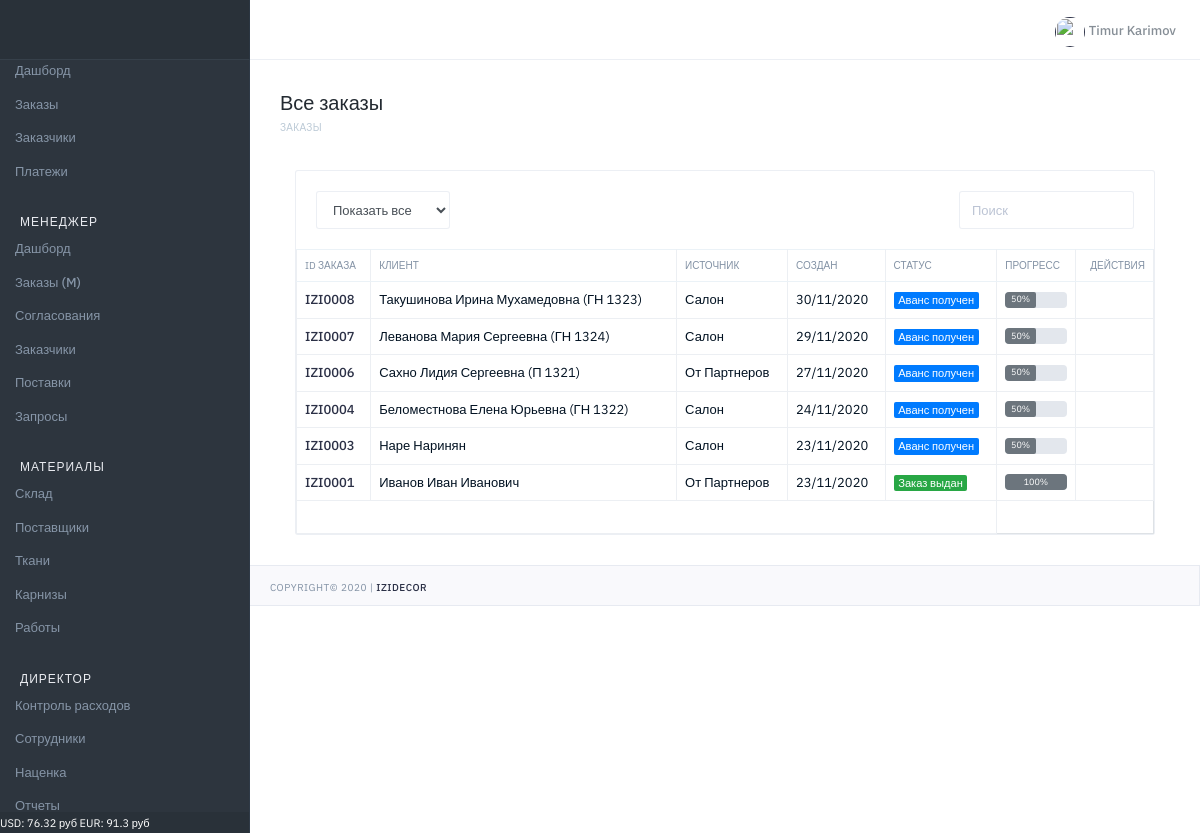
Screenshot of /manager/orders/ (signed in) with the database file from the repository.
### markup/models.py (models this page shows, shortened)
class MarkupCurrency(models.Model):
    name = models.CharField(verbose_name='Название', max_length=100)
    value = models.FloatField(verbose_name='Значение', default=0)

### orders/models.py (models this page shows, shortened)
class Order(models.Model):
    STATUS_V = (
        (0, 'Запланирован'),
        (1, 'КП подготовлено'),
        (2, 'КП утверждено'),
        (3, 'Договор подготовлен'),
        (4, 'Договор подписан'),
        (5, 'Аванс получен'),
        (6, 'Материалы заказаны'),
        (7, 'Материалы оплачены'),
        (8, 'Материалы отгружены'),
        (9, 'Работы заказаны'),
        (10, 'Заказ выдан'),
        (11, 'Архив'),
    )
    STATUS_CSS = (
        (0, 'secondary'),
        (1, 'secondary'),
        (2, 'secondary'),
        (3, 'info'),
        (4, 'info'),
        (5, 'primary'),
        (6, 'primary'),
        (7, 'primary'),
        (8, 'primary'),
        (9, 'primary'),
        (10, 'success'),
        (11, 'warning'),
    )
    STATUS_P = (
        (0, 0),
        (1, 10),
        (2, 20),
        (3, 30),
        (4, 40),
        (5, 50),
        (6, 60),
        (7, 70),
        (8, 80),
        (9, 90),
        (10, 100),
        (11, 0)
    )
    STATUS_V_T = (
        (0, 'Не заказаны'),
        (1, 'Заказаны'),
        (2, 'Оплачены'),
        (3, 'Отгружены'),
    )
    STATUS_V_D = (
        (0, 'Нет скидки'),
        (1, 'Не согласована'),
        (2, 'Согласована'),
        (3, 'Отказано'),
    )
    STATUS_V_D2 = (
        (0, 'Нет скидки'),
        (1, 'Ожидание согласования'),
        (2, 'Согласована'),
        (3, 'Отказано'),
        (4, 'Частичное согласование'),
    )
    number = models.CharField(verbose_name='Номер', max_length=100, blank=True, null=True, default=GetCountOrder)
    status = models.IntegerField(verbose_name='Статус', choices=STATUS_V, default=0)
    status_css = models.IntegerField(verbose_name='Статус', choices=STATUS_CSS, default=0)
    progress = models.IntegerField(verbose_name='Прогресс', choices=STATUS_P, default=0)
    textile_state = models.IntegerField(verbose_name='Состояние по текстилю', choices=STATUS_V_T, default=0)
    cornice_state = models.IntegerField(verbose_name='Состояние по карнизам', choices=STATUS_V_T, default=0)
    work_state = models.IntegerField(verbose_name='Состояние по работам', choices=STATUS_V_T, default=0)
    discount_status = models.IntegerField(verbose_name='Общий статус скидки', choices=STATUS_V_D2, default=0)
    discount_t = models.FloatField(verbose_name='Скидка к текстилю', max_length=100, blank=True, null=True, default=1)
    discount_t_s = models.IntegerField(verbose_name='Статус скидки', choices=STATUS_V_D, default=0)
    discount_c = models.FloatField(verbose_name='Скидка к карнизам', max_length=100, blank=True, null=True, default=1)
    discount_c_s = models.IntegerField(verbose_name='Статус скидки', choices=STATUS_V_D, default=0)
    discount_w = models.FloatField(verbose_name='Скидка к работам', max_length=100, blank=True, null=True, default=1)
    discount_w_s = models.IntegerField(verbose_name='Статус скидки', choices=STATUS_V_D, default=0)
    discount_view = models.IntegerField(verbose_name='Просмотр скидки', default=0)
    date_created = models.DateTimeField(verbose_name='Дата создания', auto_now_add=True, null=True)
    date_finished = models.DateField(verbose_name='Дата исполнения', blank=True, null=True)
    user = models.ForeignKey(User, on_delete=models.CASCADE, verbose_name='Пользователь', blank=True, null=True)
    user_view = models.IntegerField(verbose_name='Просмотр', default=0)

class Customer(models.Model):
    SOURCE_T = (
        (0, 'От Партнеров'),
        (1, 'Социальные сети'),
        (2, 'Маркетплейс'),
        (3, 'Телефон'),
        (4, 'Салон'),
    )
    order = models.ManyToManyField(Order, verbose_name='Заказ')
    name = models.CharField(verbose_name='ФИО', max_length=100)
    phone = models.CharField(verbose_name='Телефон', max_length=100, blank=True)
    email = models.CharField(verbose_name='email', max_length=100, blank=True)
    address = models.CharField(verbose_name='Адрес', max_length=300, blank=True)
    pass_series = models.CharField(verbose_name='Серия', max_length=10, blank=True)
    pass_number = models.CharField(verbose_name='Номер', max_length=10, blank=True)
    pass_date = models.CharField(verbose_name='Дата выдачи', max_length=10, blank=True)
    pass_issued = models.CharField(verbose_name='Выдан', max_length=300, blank=True)
    source_t = models.IntegerField(verbose_name='Источник', choices=SOURCE_T, default=0)
    user = models.ForeignKey(User, on_delete=models.CASCADE, verbose_name='Пользователь', blank=True, null=True)
    date_created = models.DateTimeField(verbose_name='Дата создания', auto_now_add=True, null=True)

### manager/views.py (the view)
# urls.py: path('orders/', M_OrderView, name="orders"),
@login_required(login_url='login')
def M_OrderView(request):
    qs = Order.objects.filter(status__gte=5, status__lte=10).order_by('-date_created')
    customer = Customer.objects.all()
    context = {
        'orders': qs,
        'customer': customer
    }
    return render(request, 'manager/orders_.html', context)

### main/template_tags/custom_tags.py (called while the page is built, shortened)
@register.filter(name='has_group')
def has_group(user, group_name):
    return user.groups.filter(name=group_name).exists()

@register.simple_tag()
def get_new_orders():
    result = Order.objects.filter(status__gte=5, user_view=0).count()
    return result

@register.simple_tag()
def get_discount():
    result = Order.objects.filter(status__lte=3, discount_status=1, discount_view=0).count()
    return result

@register.simple_tag()
def get_currency():
    usd = MarkupCurrency.objects.get(name='USD')
    eur = MarkupCurrency.objects.get(name='EUR')
    f = f'USD: {round(usd.value,2)} руб  EUR: {round(eur.value,2)} руб'
    return f

@register.simple_tag()
def get_finish_orders():
    result = Order.objects.filter(status=9).count()
    all_orders = Order.objects.filter(status=8)
    count_n = 0
    return result+count_n

### manager/templates/manager/orders_.html (shortened to what this page needs)
{% extends "main/base.html" %}
{% block title_h1 %}Все заказы{% endblock %}
{% block breadcrumb %}Заказы{% endblock %}
{% block body_content %}
                     <div class="col-md-12 col-lg-12">
                        <div class="card mg-b-30">
                           <div class="card-body pd-0">
                              <div class="row">
                                 <div class="mg-20 form-inline wd-100p">
                                    <div class="col-sm-6">
                                       <div class="form-group">
                                          <select id="foo-filter-status" class="form-control">
                                             <option value="">Показать все</option>
                                          </select>
                                       </div>
                                    </div>
                                    <div class="col-sm-6">
                                       <div class="form-group ft-right">
                                          <input id="foo-search" type="text" placeholder="Поиск" class="form-control" autocomplete="off">
                                       </div>
                                    </div>
                                 </div>
                              </div>
                              <table id="foo-filtering" class="table table-bordered table-hover toggle-circle" data-page-size="50">
                                  <thead class="tx-10 tx-uppercase">
                                     <tr>
                                        <th>ID заказа</th>
                                        <th>Клиент</th>
                                        <th>Источник</th>
                                        <th>Создан</th>
                                        <th>Статус</th>
                                         <th>Прогресс</th>
                                        <th class="tx-right">Действия</th>
                                     </tr>
                                  </thead>
                                 <tbody>
                                    {% for q in orders %}
                                        <tr class="odd gradeX">
                                            <td><a href="{% url 'manager:order_view' q.id %}">{{q.number}}
                                            </a></td>
                                            <td>
                                                {% for cus in customer %}
                                                    {% for ord in cus.order.all %}
                                                        {% if q.number == ord.number %}
                                                            {{cus.name}}
                                                        {% endif %}
                                                    {% endfor %}
                                                {% endfor %}
                                            </td>
                                            <td>
                                                {% for cus in customer %}
                                                    {% for ord in cus.order.all %}
                                                        {% if q.number == ord.number %}
                                                            {{cus.get_source_t_display}}
                                                        {% endif %}
                                                    {% endfor %}
                                                {% endfor %}
                                            </td>
                                            <td>{{q.date_created|date:'d/m/Y'}}</td>
                                            <td><span class="badge badge-{{q.get_status_css_display}}">{{q.get_status_display}}</span></td>
                                            <td>
                                                {% if q.get_progress_display %}
                                                    <div class="progress">
                                                        <div class="badge badge-secondary" role="progressbar" style="width: {{q.get_progress_display}}%" aria-valuenow="{{q.get_progress_display}}" aria-valuemin="0" aria-valuemax="100">{{q.get_progress_display}}%</div>
                                                    </div>
                                                {% endif %}
                                            </td>
                                            <td class="tx-right">
                                                <a href="{% url 'manager:order_view' q.id %}"  title="" data-toggle="tooltip" data-original-title="Заказать"></a>
                                                <a href="{% url 'manager:order_budget_view' q.id %}"  title="" data-toggle="tooltip" data-original-title="Бюджет"></a>
                                            </td>
                                        </tr>
                                    {% endfor %}
                                 </tbody>
                                 <tfoot>
                                    <tr>
                                       <td colspan="5">
                                       </td>
                                    </tr>
                                 </tfoot>
                              </table>
                           </div>
                        </div>
                     </div>
{% endblock %}

### main/templates/main/main_elements/footer.html
<div class="sidebar-footer">
   <span class="tx tx-11 tx-white">{% get_currency %}</span>
</div>

### main/templates/main/main_elements/notification.html (shortened to what this page needs)
<div class="header-right pull-right">
 <ul class="list-inline justify-content-end">
    {% if user.is_authenticated %}
       <li class="list-inline-item dropdown">
          <a  href="" role="button" data-toggle="dropdown" aria-haspopup="true" aria-expanded="false">
          <img src="/static/main/assets/images/users-face/female_icon.png" class="img-fluid wd-30 ht-30 rounded-circle" alt="">
             <span class="tx-13 tx-gray-600">{{ user.get_full_name }}</span>
          </a>
       </li>
    {% endif %}
 </ul>
</div>

### rows the page displays
MarkupCurrency: value.value "USD: 76.32 руб EUR: 91.3 руб"
Order: number "IZI0008", date_created "30/11/2020", status "Аванс получен", progress "50"
Customer: name "Такушинова Ирина Мухамедовна (ГН 1323)", source_t "Салон"
Order: number "IZI0007", date_created "29/11/2020", status "Аванс получен", progress "50"
Customer: name "Леванова Мария Сергеевна (ГН 1324)", source_t "Салон"
Order: number "IZI0006", date_created "27/11/2020", status "Аванс получен", progress "50"
Customer: name "Сахно Лидия Сергеевна (П 1321)", source_t "От Партнеров"
Order: number "IZI0004", date_created "24/11/2020", status "Аванс получен", progress "50"
Customer: name "Беломестнова Елена Юрьевна (ГН 1322)", source_t "Салон"
Order: number "IZI0003", date_created "23/11/2020", status "Аванс получен", progress "50"
Customer: name "Наре Наринян", source_t "Салон"
Order: number "IZI0001", date_created "23/11/2020", status "Заказ выдан", progress "100"
Customer: name "Иванов Иван Иванович", source_t "От Партнеров"

### other values shown
{{ user.get_full_name }} "Timur Karimov"
